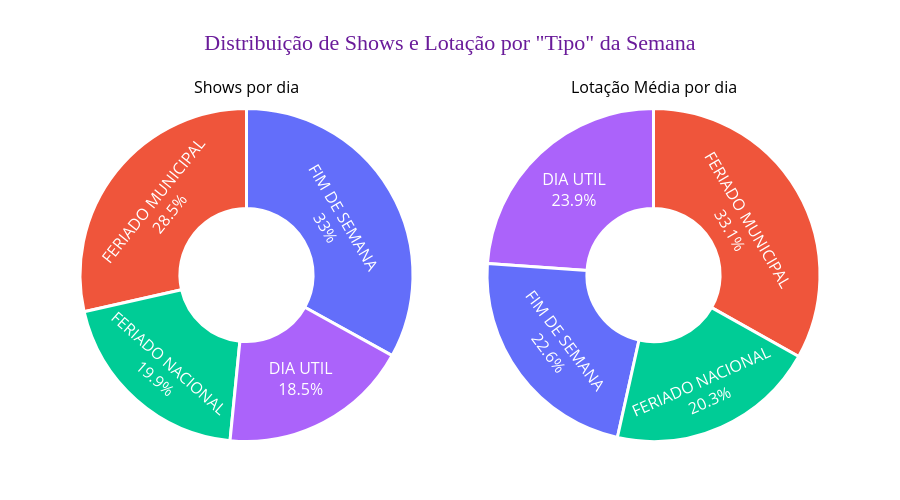

The notebook cell this image was saved under:
### Markdown cell above
A análise da distribuição de shows por dia da semana indica uma concentração significativa de eventos nos fins de semana (sexta-feira a domingo), que, em conjunto, representam mais de 60% do total de shows realizados. Diante desse padrão, optou-se por agrupar os dias da semana em dois grupos: dias úteis e fins de semana, com o objetivo de simplificar a análise e facilitar comparações posteriores.

Entretanto, ao analisar a lotação média por dia da semana, observa-se que não há diferenças expressivas no nível de engajamento do público entre os dias individualmente considerados. Esse resultado sugere que, apesar da maior concentração de eventos nos fins de semana, a lotação média não varia de forma significativa quando a análise é realizada de maneira mais granular por dia da semana.

### Code cell
fig = make_subplots(
    rows=1,
    cols=2,
    specs=[[{'type': 'domain'}, {'type': 'domain'}]],
    subplot_titles=[
        'Shows por dia',
        'Lotação Média por dia'
    ]
)

df_dia = (agrupar(df, ['data', 'tipo_dia'], met='size').reset_index(name='shows_no_dia'))
df_sem = (agrupar(df_dia, ['tipo_dia'], col_sel='shows_no_dia', met='mean').reset_index(name='media_shows'))
fig1 = px.pie(
    df_sem,
    values='media_shows',
    names='tipo_dia',
    hole=0.4,
    color_discrete_sequence=['#5E17EB', '#9C27B0', '#00BCD4', '#4CAF50']
)
fig.add_trace(fig1.data[0], row=1, col=1)

df_dia2 = (agrupar(df, ['tipo_dia'], col_sel = 'lotacao_pct').reset_index(name='lot_no_dia'))
fig2 = px.pie(
    df_dia2,
    values='lot_no_dia',
    names='tipo_dia',
    hole=0.4,
    color_discrete_sequence=['#5E17EB', '#9C27B0', '#00BCD4', '#4CAF50']
)
fig.add_trace(fig2.data[0], row=1, col=2)

fig.update_traces(
    textposition='inside',
    textinfo='percent+label',
    textfont=dict(size=16, color='white'),
    marker=dict(line=dict(color='white', width=3)),
    hovertemplate='<b>%{label}</b><br>Valor: <b>%{value}</b><br>%{percent}<extra></extra>'
)

fig.update_layout(
    height=500,
    showlegend=False,
    paper_bgcolor='white',
    plot_bgcolor='white',
    font=dict(color='black'),
    title=dict(
        text='Distribuição de Shows e Lotação por "Tipo" da Semana',
        x=0.5,
        font=dict(size=22, color='#6A1B9A', family='Arial Black')
    ),
    margin=dict(t=100, b=50)
)

fig.show()

### Figure 1 — Plotly figure (JSON) as saved in the notebook; plotly's stock layout.template omitted (floating-point values rounded to 4 significant figures)
{"data": [{"domain": {"x": [0, 0.45], "y": [0, 1]}, "hole": 0.4, "hovertemplate": "<b>%{label}</b><br>Valor: <b>%{value}</b><br>%{percent}<extra></extra>", "labels": ["DIA UTIL", "FERIADO MUNICIPAL", "FERIADO NACIONAL", "FIM DE SEMANA"], "legendgroup": "", "marker": {"line": {"color": "white", "width": 3}}, "name": "", "showlegend": true, "textfont": {"color": "white", "size": 16}, "textinfo": "percent+label", "textposition": "inside", "type": "pie", "values": [5.519, 8.5, 5.917, 9.838]}, {"domain": {"x": [0.55, 1], "y": [0, 1]}, "hole": 0.4, "hovertemplate": "<b>%{label}</b><br>Valor: <b>%{value}</b><br>%{percent}<extra></extra>", "labels": ["DIA UTIL", "FERIADO MUNICIPAL", "FERIADO NACIONAL", "FIM DE SEMANA"], "legendgroup": "", "marker": {"line": {"color": "white", "width": 3}}, "name": "", "showlegend": true, "textfont": {"color": "white", "size": 16}, "textinfo": "percent+label", "textposition": "inside", "type": "pie", "values": [0.9055, 1.255, 0.7704, 0.8563]}], "layout": {"annotations": [{"font": {"size": 16}, "showarrow": false, "text": "Shows por dia", "x": 0.225, "xanchor": "center", "xref": "paper", "y": 1, "yanchor": "bottom", "yref": "paper"}, {"font": {"size": 16}, "showarrow": false, "text": "Lotação Média por dia", "x": 0.775, "xanchor": "center", "xref": "paper", "y": 1, "yanchor": "bottom", "yref": "paper"}], "font": {"color": "black"}, "height": 500, "margin": {"b": 50, "t": 100}, "paper_bgcolor": "white", "plot_bgcolor": "white", "showlegend": false, "title": {"font": {"color": "#6A1B9A", "family": "Arial Black", "size": 22}, "text": "Distribuição de Shows e Lotação por \"Tipo\" da Semana", "x": 0.5}}}
